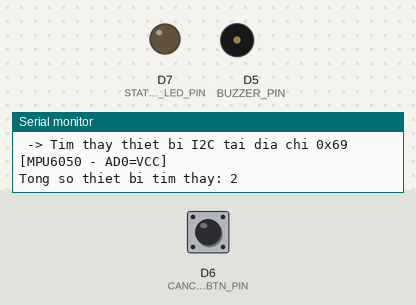
The sketch below on a simulated ESP8266 (Wemos D1 mini). On the bench: output pins drawn as LEDs (lit = HIGH), buzzer (waves = sounding), the last lines printed to the serial monitor. The test bench sets the inputs (shaded band); at power-on: D6 (CANCEL_BTN_PIN) HIGH.

Above: at 1.9 s.
2.0 s: D6 (CANCEL_BTN_PIN) pulled LOW for 3 s
At 4.19 s:
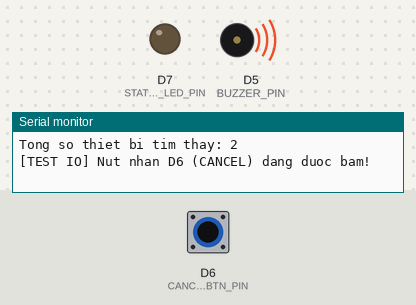
At 7.26 s:
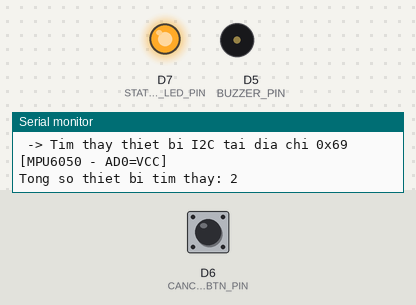
Timing chart, 0 to 12.1 s (numbered marks = the images above; inputs shaded):
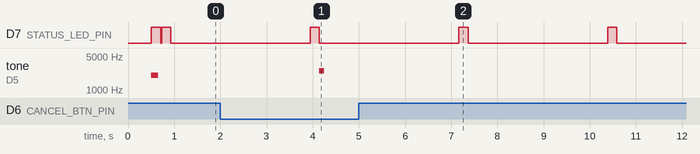

Measured:
- after the input at 2.0 s, tone on D5 (BUZZER_PIN): silent → 2500 Hz after 2.1 s, → silent 0.10 s later
- by itself, D7 (STATUS_LED_PIN): alternates HIGH for 0.20 s and LOW for 3.0 s

The sketch:

i2c_scanner.ino
```cpp
// [SP1-HW-02] Phụ trách: Phạm Việt Tiến
// Quét bus I2C (SDA: GPIO 21, SCL: GPIO 22) xác thực địa chỉ 0x68 của cảm biến MPU6050
#include <Wire.h>

// Dinh nghia chan theo so do Smart Fall-Guard (Wemos D1 Mini - ESP8266)
#define I2C_SDA_PIN D2      // GPIO4
#define I2C_SCL_PIN D1      // GPIO5
#define CANCEL_BTN_PIN D6   // GPIO12 (INPUT_PULLUP)
#define STATUS_LED_PIN D7   // GPIO13 (qua tro 330 ohm)
#define BUZZER_PIN D5       // GPIO14 (qua tro 220 ohm toi coi thu dong)

void setup() {
  Serial.begin(115200);
  delay(500);

  pinMode(CANCEL_BTN_PIN, INPUT_PULLUP);
  pinMode(STATUS_LED_PIN, OUTPUT);
  pinMode(BUZZER_PIN, OUTPUT);

  digitalWrite(STATUS_LED_PIN, LOW);
  noTone(BUZZER_PIN);

  // Khoi tao bus I2C tren D2 (SDA) va D1 (SCL)
  Wire.begin(I2C_SDA_PIN, I2C_SCL_PIN);

  Serial.println("\n==========================================");
  Serial.println("SMART FALL-GUARD - ESP8266 I2C & IO TEST");
  Serial.println("SDA: D2 (GPIO4) | SCL: D1 (GPIO5)");
  Serial.println("==========================================");

  // Test nhanh coi thu dong (2 kHz trong 150 ms) va LED
  digitalWrite(STATUS_LED_PIN, HIGH);
  tone(BUZZER_PIN, 2000, 150);
  delay(200);
  digitalWrite(STATUS_LED_PIN, LOW);
}

void loop() {
  byte error, address;
  int nDevices = 0;
  bool mpuFound = false;

  Serial.println("\nDang quet bus I2C...");

  for (address = 1; address < 127; address++) {
    Wire.beginTransmission(address);
    error = Wire.endTransmission();

    if (error == 0) {
      Serial.print(" -> Tim thay thiet bi I2C tai dia chi 0x");
      if (address < 16) Serial.print("0");
      Serial.print(address, HEX);

      if (address == 0x68) {
        Serial.print("  [MPU6050 - AD0=GND]");
        mpuFound = true;
      } else if (address == 0x69) {
        Serial.print("  [MPU6050 - AD0=VCC]");
      }
      Serial.println();
      nDevices++;
    } else if (error == 4) {
      Serial.print(" -> Loi khong xac dinh tai dia chi 0x");
      if (address < 16) Serial.print("0");
      Serial.println(address, HEX);
    }
  }

  if (nDevices == 0) {
    Serial.println("KHONG tim thay thiet bi I2C nao! Kiem tra lai day SDA/SCL va nguon 3V3.");
    digitalWrite(STATUS_LED_PIN, LOW);
  } else {
    Serial.print("Tong so thiet bi tim thay: ");
    Serial.println(nDevices);
    if (mpuFound) {
      // Nhay LED bao hieu MPU6050 hoat dong tot
      digitalWrite(STATUS_LED_PIN, HIGH);
      delay(200);
      digitalWrite(STATUS_LED_PIN, LOW);
    }
  }

  // Kiem tra trang thai nut nhan huy tai chan D6
  if (digitalRead(CANCEL_BTN_PIN) == LOW) {
    Serial.println("[TEST IO] Nut nhan D6 (CANCEL) dang duoc bam!");
    tone(BUZZER_PIN, 2500, 100);
  }

  delay(3000); // Quet lai sau moi 3 giay
}   
```
